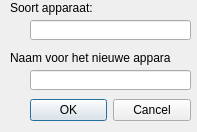
<?xml version="1.0" encoding="UTF-8"?>
<ui version="4.0">
 <class>TileId</class>
 <widget class="QDialog" name="TileId">
  <property name="geometry">
   <rect>
    <x>0</x>
    <y>0</y>
    <width>197</width>
    <height>132</height>
   </rect>
  </property>
  <property name="minimumSize">
   <size>
    <width>197</width>
    <height>132</height>
   </size>
  </property>
  <property name="maximumSize">
   <size>
    <width>197</width>
    <height>132</height>
   </size>
  </property>
  <property name="windowTitle">
   <string>ProtoIt</string>
  </property>
  <widget class="QDialogButtonBox" name="buttonBox">
   <property name="geometry">
    <rect>
     <x>30</x>
     <y>90</y>
     <width>161</width>
     <height>41</height>
    </rect>
   </property>
   <property name="orientation">
    <enum>Qt::Horizontal</enum>
   </property>
   <property name="standardButtons">
    <set>QDialogButtonBox::Cancel|QDialogButtonBox::Ok</set>
   </property>
  </widget>
  <widget class="QLabel" name="label">
   <property name="geometry">
    <rect>
     <x>10</x>
     <y>50</y>
     <width>161</width>
     <height>16</height>
    </rect>
   </property>
   <property name="text">
    <string>Naam voor het nieuwe apparaat:</string>
   </property>
  </widget>
  <widget class="QLineEdit" name="editID">
   <property name="geometry">
    <rect>
     <x>30</x>
     <y>70</y>
     <width>161</width>
     <height>20</height>
    </rect>
   </property>
  </widget>
  <widget class="QLabel" name="label_2">
   <property name="geometry">
    <rect>
     <x>10</x>
     <y>0</y>
     <width>91</width>
     <height>16</height>
    </rect>
   </property>
   <property name="text">
    <string>Soort apparaat:</string>
   </property>
  </widget>
  <widget class="QLineEdit" name="editDev">
   <property name="geometry">
    <rect>
     <x>30</x>
     <y>20</y>
     <width>161</width>
     <height>20</height>
    </rect>
   </property>
   <property name="font">
    <font>
     <family>Arial</family>
     <weight>75</weight>
     <bold>true</bold>
    </font>
   </property>
   <property name="readOnly">
    <bool>true</bool>
   </property>
  </widget>
 </widget>
 <resources/>
 <connections>
  <connection>
   <sender>buttonBox</sender>
   <signal>accepted()</signal>
   <receiver>TileId</receiver>
   <slot>accept()</slot>
   <hints>
    <hint type="sourcelabel">
     <x>248</x>
     <y>254</y>
    </hint>
    <hint type="destinationlabel">
     <x>157</x>
     <y>274</y>
    </hint>
   </hints>
  </connection>
  <connection>
   <sender>buttonBox</sender>
   <signal>rejected()</signal>
   <receiver>TileId</receiver>
   <slot>reject()</slot>
   <hints>
    <hint type="sourcelabel">
     <x>316</x>
     <y>260</y>
    </hint>
    <hint type="destinationlabel">
     <x>286</x>
     <y>274</y>
    </hint>
   </hints>
  </connection>
 </connections>
</ui>
